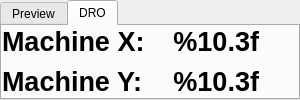
       <widget class="QTabWidget" name="rightTab">
        <property name="minimumSize">
         <size>
          <width>300</width>
          <height>0</height>
         </size>
        </property>
        <property name="currentIndex">
         <number>1</number>
        </property>
        <widget class="QWidget" name="tab">
         <attribute name="title">
          <string>Preview</string>
         </attribute>
         <layout class="QVBoxLayout" name="verticalLayout_3">
          <property name="leftMargin">
           <number>0</number>
          </property>
          <property name="topMargin">
           <number>0</number>
          </property>
          <property name="rightMargin">
           <number>0</number>
          </property>
          <property name="bottomMargin">
           <number>0</number>
          </property>
          <item>
           <widget class="GCodeGraphics" name="gcodegraphics">
            <property name="background_color" stdset="0">
             <color>
              <red>0</red>
              <green>0</green>
              <blue>0</blue>
             </color>
            </property>
           </widget>
          </item>
         </layout>
        </widget>
        <widget class="QWidget" name="tab_2">
         <attribute name="title">
          <string>DRO</string>
         </attribute>
         <widget class="QWidget" name="horizontalLayoutWidget_7">
          <property name="geometry">
           <rect>
            <x>0</x>
            <y>-10</y>
            <width>257</width>
            <height>51</height>
           </rect>
          </property>
          <layout class="QHBoxLayout" name="horizontalLayout_8">
           <item>
            <widget class="QLabel" name="machine_label_j0">
             <property name="text">
              <string>&lt;html&gt;&lt;head/&gt;&lt;body&gt;&lt;p&gt;&lt;span style=&quot; font-size:20pt; font-weight:600;&quot;&gt;Machine X:&lt;/span&gt;&lt;/p&gt;&lt;/body&gt;&lt;/html&gt;</string>
             </property>
            </widget>
           </item>
           <item>
            <widget class="DROLabel" name="dro_label">
             <property name="text">
              <string>&lt;html&gt;&lt;head/&gt;&lt;body&gt;&lt;p&gt;&lt;span style=&quot; font-size:20pt; font-weight:600;&quot;&gt;%10.3f&lt;/span&gt;&lt;/p&gt;&lt;/body&gt;&lt;/html&gt;</string>
             </property>
             <property name="alignment">
              <set>Qt::AlignRight|Qt::AlignTrailing|Qt::AlignVCenter</set>
             </property>
             <property name="metric_template" stdset="0">
              <string>&lt;html&gt;&lt;head/&gt;&lt;body&gt;&lt;p&gt;&lt;span style=&quot; font-size:20pt; font-weight:600;&quot;&gt;%10.3f&lt;/span&gt;&lt;/p&gt;&lt;/body&gt;&lt;/html&gt;</string>
             </property>
             <property name="imperial_template" stdset="0">
              <string>&lt;html&gt;&lt;head/&gt;&lt;body&gt;&lt;p&gt;&lt;span style=&quot; font-size:20pt; font-weight:600;&quot;&gt;%9.4f&lt;/span&gt;&lt;/p&gt;&lt;/body&gt;&lt;/html&gt;</string>
             </property>
            </widget>
           </item>
          </layout>
         </widget>
         <widget class="QWidget" name="horizontalLayoutWidget_8">
          <property name="geometry">
           <rect>
            <x>0</x>
            <y>30</y>
            <width>257</width>
            <height>51</height>
           </rect>
          </property>
          <layout class="QHBoxLayout" name="horizontalLayout_9">
           <item>
            <widget class="QLabel" name="machine_label_j1">
             <property name="text">
              <string>&lt;html&gt;&lt;head/&gt;&lt;body&gt;&lt;p&gt;&lt;span style=&quot; font-size:20pt; font-weight:600;&quot;&gt;Machine Y:&lt;/span&gt;&lt;/p&gt;&lt;/body&gt;&lt;/html&gt;</string>
             </property>
            </widget>
           </item>
           <item>
            <widget class="DROLabel" name="dro_label_4">
             <property name="text">
              <string>&lt;html&gt;&lt;head/&gt;&lt;body&gt;&lt;p&gt;&lt;span style=&quot; font-size:20pt; font-weight:600;&quot;&gt;%10.3f&lt;/span&gt;&lt;/p&gt;&lt;/body&gt;&lt;/html&gt;</string>
             </property>
             <property name="alignment">
              <set>Qt::AlignRight|Qt::AlignTrailing|Qt::AlignVCenter</set>
             </property>
             <property name="Qjoint_number" stdset="0">
              <number>1</number>
             </property>
             <property name="metric_template" stdset="0">
              <string>&lt;html&gt;&lt;head/&gt;&lt;body&gt;&lt;p&gt;&lt;span style=&quot; font-size:20pt; font-weight:600;&quot;&gt;%10.3f&lt;/span&gt;&lt;/p&gt;&lt;/body&gt;&lt;/html&gt;</string>
             </property>
             <property name="imperial_template" stdset="0">
              <string>&lt;html&gt;&lt;head/&gt;&lt;body&gt;&lt;p&gt;&lt;span style=&quot; font-size:20pt; font-weight:600;&quot;&gt;%9.4f&lt;/span&gt;&lt;/p&gt;&lt;/body&gt;&lt;/html&gt;</string>
             </property>
            </widget>
           </item>
          </layout>
         </widget>
         <widget class="QWidget" name="horizontalLayoutWidget_9">
          <property name="geometry">
           <rect>
            <x>0</x>
            <y>70</y>
            <width>257</width>
            <height>51</height>
           </rect>
          </property>
          <layout class="QHBoxLayout" name="horizontalLayout_10">
           <item>
            <widget class="QLabel" name="machine_label_j2">
             <property name="text">
              <string>&lt;html&gt;&lt;head/&gt;&lt;body&gt;&lt;p&gt;&lt;span style=&quot; font-size:20pt; font-weight:600;&quot;&gt;Machine Z:&lt;/span&gt;&lt;/p&gt;&lt;/body&gt;&lt;/html&gt;</string>
             </property>
            </widget>
           </item>
           <item>
            <widget class="DROLabel" name="dro_label_5">
             <property name="text">
              <string>&lt;html&gt;&lt;head/&gt;&lt;body&gt;&lt;p&gt;&lt;span style=&quot; font-size:20pt; font-weight:600;&quot;&gt;%10.3f&lt;/span&gt;&lt;/p&gt;&lt;/body&gt;&lt;/html&gt;</string>
             </property>
             <property name="alignment">
              <set>Qt::AlignRight|Qt::AlignTrailing|Qt::AlignVCenter</set>
             </property>
             <property name="Qjoint_number" stdset="0">
              <number>2</number>
             </property>
             <property name="metric_template" stdset="0">
              <string>&lt;html&gt;&lt;head/&gt;&lt;body&gt;&lt;p&gt;&lt;span style=&quot; font-size:20pt; font-weight:600;&quot;&gt;%10.3f&lt;/span&gt;&lt;/p&gt;&lt;/body&gt;&lt;/html&gt;</string>
             </property>
             <property name="imperial_template" stdset="0">
              <string>&lt;html&gt;&lt;head/&gt;&lt;body&gt;&lt;p&gt;&lt;span style=&quot; font-size:20pt; font-weight:600;&quot;&gt;%9.4f&lt;/span&gt;&lt;/p&gt;&lt;/body&gt;&lt;/html&gt;</string>
             </property>
            </widget>
           </item>
          </layout>
         </widget>
         <widget class="QWidget" name="horizontalLayoutWidget_13">
          <property name="geometry">
           <rect>
            <x>0</x>
            <y>120</y>
            <width>257</width>
            <height>51</height>
           </rect>
          </property>
          <layout class="QHBoxLayout" name="horizontalLayout_14">
           <item>
            <widget class="StatusLabel" name="statuslabel_10">
             <property name="text">
              <string>&lt;html&gt;&lt;head/&gt;&lt;body&gt;&lt;p&gt;&lt;span style=&quot; font-size:20pt; font-weight:600;&quot;&gt;G100.0 X:&lt;/span&gt;&lt;/p&gt;&lt;/body&gt;&lt;/html&gt;</string>
             </property>
             <property name="textTemplate" stdset="0">
              <string>&lt;html&gt;&lt;head/&gt;&lt;body&gt;&lt;p&gt;&lt;span style=&quot; font-size:20pt; font-weight:600;&quot;&gt;G%s X:&lt;/span&gt;&lt;/p&gt;&lt;/body&gt;&lt;/html&gt;</string>
             </property>
             <property name="user_system_status" stdset="0">
              <bool>true</bool>
             </property>
            </widget>
           </item>
           <item>
            <widget class="DROLabel" name="dro_label_7">
             <property name="text">
              <string>&lt;html&gt;&lt;head/&gt;&lt;body&gt;&lt;p&gt;&lt;span style=&quot; font-size:20pt; font-weight:600;&quot;&gt;%10.3f&lt;/span&gt;&lt;/p&gt;&lt;/body&gt;&lt;/html&gt;</string>
             </property>
             <property name="alignment">
              <set>Qt::AlignRight|Qt::AlignTrailing|Qt::AlignVCenter</set>
             </property>
             <property name="Qreference_type" stdset="0">
              <number>1</number>
             </property>
             <property name="metric_template" stdset="0">
              <string>&lt;html&gt;&lt;head/&gt;&lt;body&gt;&lt;p&gt;&lt;span style=&quot; font-size:20pt; font-weight:600;&quot;&gt;%10.3f&lt;/span&gt;&lt;/p&gt;&lt;/body&gt;&lt;/html&gt;</string>
             </property>
             <property name="imperial_template" stdset="0">
              <string>&lt;html&gt;&lt;head/&gt;&lt;body&gt;&lt;p&gt;&lt;span style=&quot; font-size:20pt; font-weight:600;&quot;&gt;%9.4f&lt;/span&gt;&lt;/p&gt;&lt;/body&gt;&lt;/html&gt;</string>
             </property>
            </widget>
           </item>
          </layout>
         </widget>
         <widget class="QWidget" name="horizontalLayoutWidget_14">
          <property name="geometry">
           <rect>
            <x>0</x>
            <y>160</y>
            <width>257</width>
            <height>51</height>
           </rect>
          </property>
          <layout class="QHBoxLayout" name="horizontalLayout_18">
           <item>
            <widget class="StatusLabel" name="statuslabel_14">
             <property name="text">
              <string>&lt;html&gt;&lt;head/&gt;&lt;body&gt;&lt;p&gt;&lt;span style=&quot; font-size:20pt; font-weight:600;&quot;&gt;G100.0 Y:&lt;/span&gt;&lt;/p&gt;&lt;/body&gt;&lt;/html&gt;</string>
             </property>
             <property name="textTemplate" stdset="0">
              <string>&lt;html&gt;&lt;head/&gt;&lt;body&gt;&lt;p&gt;&lt;span style=&quot; font-size:20pt; font-weight:600;&quot;&gt;G%s Y:&lt;/span&gt;&lt;/p&gt;&lt;/body&gt;&lt;/html&gt;</string>
             </property>
             <property name="user_system_status" stdset="0">
              <bool>true</bool>
             </property>
            </widget>
           </item>
           <item>
            <widget class="DROLabel" name="dro_label_11">
             <property name="text">
              <string>&lt;html&gt;&lt;head/&gt;&lt;body&gt;&lt;p&gt;&lt;span style=&quot; font-size:20pt; font-weight:600;&quot;&gt;%10.3f&lt;/span&gt;&lt;/p&gt;&lt;/body&gt;&lt;/html&gt;</string>
             </property>
             <property name="alignment">
              <set>Qt::AlignRight|Qt::AlignTrailing|Qt::AlignVCenter</set>
             </property>
             <property name="Qjoint_number" stdset="0">
              <number>1</number>
             </property>
             <property name="Qreference_type" stdset="0">
              <number>1</number>
             </property>
             <property name="metric_template" stdset="0">
              <string>&lt;html&gt;&lt;head/&gt;&lt;body&gt;&lt;p&gt;&lt;span style=&quot; font-size:20pt; font-weight:600;&quot;&gt;%10.3f&lt;/span&gt;&lt;/p&gt;&lt;/body&gt;&lt;/html&gt;</string>
             </property>
             <property name="imperial_template" stdset="0">
              <string>&lt;html&gt;&lt;head/&gt;&lt;body&gt;&lt;p&gt;&lt;span style=&quot; font-size:20pt; font-weight:600;&quot;&gt;%9.4f&lt;/span&gt;&lt;/p&gt;&lt;/body&gt;&lt;/html&gt;</string>
             </property>
            </widget>
           </item>
          </layout>
         </widget>
         <widget class="QWidget" name="horizontalLayoutWidget_15">
          <property name="geometry">
           <rect>
            <x>0</x>
            <y>200</y>
            <width>257</width>
            <height>51</height>
           </rect>
          </property>
          <layout class="QHBoxLayout" name="horizontalLayout_19">
           <item>
            <widget class="StatusLabel" name="statuslabel_15">
             <property name="text">
              <string>&lt;html&gt;&lt;head/&gt;&lt;body&gt;&lt;p&gt;&lt;span style=&quot; font-size:20pt; font-weight:600;&quot;&gt;G100.0 Z:&lt;/span&gt;&lt;/p&gt;&lt;/body&gt;&lt;/html&gt;</string>
             </property>
             <property name="textTemplate" stdset="0">
              <string>&lt;html&gt;&lt;head/&gt;&lt;body&gt;&lt;p&gt;&lt;span style=&quot; font-size:20pt; font-weight:600;&quot;&gt;G%s Z:&lt;/span&gt;&lt;/p&gt;&lt;/body&gt;&lt;/html&gt;</string>
             </property>
             <property name="user_system_status" stdset="0">
              <bool>true</bool>
             </property>
            </widget>
           </item>
           <item>
            <widget class="DROLabel" name="dro_label_12">
             <property name="text">
              <string>&lt;html&gt;&lt;head/&gt;&lt;body&gt;&lt;p&gt;&lt;span style=&quot; font-size:20pt; font-weight:600;&quot;&gt;%10.3f&lt;/span&gt;&lt;/p&gt;&lt;/body&gt;&lt;/html&gt;</string>
             </property>
             <property name="alignment">
              <set>Qt::AlignRight|Qt::AlignTrailing|Qt::AlignVCenter</set>
             </property>
             <property name="Qjoint_number" stdset="0">
              <number>2</number>
             </property>
             <property name="Qreference_type" stdset="0">
              <number>1</number>
             </property>
             <property name="metric_template" stdset="0">
              <string>&lt;html&gt;&lt;head/&gt;&lt;body&gt;&lt;p&gt;&lt;span style=&quot; font-size:20pt; font-weight:600;&quot;&gt;%10.3f&lt;/span&gt;&lt;/p&gt;&lt;/body&gt;&lt;/html&gt;</string>
             </property>
             <property name="imperial_template" stdset="0">
              <string>&lt;html&gt;&lt;head/&gt;&lt;body&gt;&lt;p&gt;&lt;span style=&quot; font-size:20pt; font-weight:600;&quot;&gt;%9.4f&lt;/span&gt;&lt;/p&gt;&lt;/body&gt;&lt;/html&gt;</string>
             </property>
            </widget>
           </item>
          </layout>
         </widget>
         <widget class="StatusLabel" name="statuslabel_8">
          <property name="geometry">
           <rect>
            <x>80</x>
            <y>350</y>
            <width>7</width>
            <height>16</height>
           </rect>
          </property>
         </widget>
         <widget class="QWidget" name="horizontalLayoutWidget_16">
          <property name="geometry">
           <rect>
            <x>0</x>
            <y>240</y>
            <width>257</width>
            <height>51</height>
           </rect>
          </property>
          <layout class="QHBoxLayout" name="horizontalLayout_20">
           <item>
            <widget class="StatusLabel" name="statuslabel_16">
             <property name="text">
              <string>&lt;html&gt;&lt;head/&gt;&lt;body&gt;&lt;p&gt;&lt;span style=&quot; font-size:20pt; font-weight:600;&quot;&gt;G100.0 R:&lt;/span&gt;&lt;/p&gt;&lt;/body&gt;&lt;/html&gt;</string>
             </property>
             <property name="textTemplate" stdset="0">
              <string>&lt;html&gt;&lt;head/&gt;&lt;body&gt;&lt;p&gt;&lt;span style=&quot; font-size:20pt; font-weight:600;&quot;&gt;G%s R:&lt;/span&gt;&lt;/p&gt;&lt;/body&gt;&lt;/html&gt;</string>
             </property>
             <property name="user_system_status" stdset="0">
              <bool>true</bool>
             </property>
            </widget>
           </item>
           <item>
            <widget class="DROLabel" name="dro_label_13">
             <property name="text">
              <string>&lt;html&gt;&lt;head/&gt;&lt;body&gt;&lt;p&gt;&lt;span style=&quot; font-size:20pt; font-weight:600;&quot;&gt;%10.3f&lt;/span&gt;&lt;/p&gt;&lt;/body&gt;&lt;/html&gt;</string>
             </property>
             <property name="alignment">
              <set>Qt::AlignRight|Qt::AlignTrailing|Qt::AlignVCenter</set>
             </property>
             <property name="Qjoint_number" stdset="0">
              <number>10</number>
             </property>
             <property name="Qreference_type" stdset="0">
              <number>0</number>
             </property>
             <property name="metric_template" stdset="0">
              <string>&lt;html&gt;&lt;head/&gt;&lt;body&gt;&lt;p&gt;&lt;span style=&quot; font-size:20pt; font-weight:600;&quot;&gt;%10.3f&lt;/span&gt;&lt;/p&gt;&lt;/body&gt;&lt;/html&gt;</string>
             </property>
             <property name="imperial_template" stdset="0">
              <string>&lt;html&gt;&lt;head/&gt;&lt;body&gt;&lt;p&gt;&lt;span style=&quot; font-size:20pt; font-weight:600;&quot;&gt;%9.4f&lt;/span&gt;&lt;/p&gt;&lt;/body&gt;&lt;/html&gt;</string>
             </property>
             <property name="angular_template" stdset="0">
              <string>&lt;html&gt;&lt;head/&gt;&lt;body&gt;&lt;p&gt;&lt;span style=&quot; font-size:20pt; font-weight:600;&quot;&gt;%4.2f&lt;/span&gt;&lt;/p&gt;&lt;/body&gt;&lt;/html&gt;</string>
             </property>
            </widget>
           </item>
          </layout>
         </widget>
         <widget class="StatusLabel" name="statuslabel_17">
          <property name="geometry">
           <rect>
            <x>290</x>
            <y>130</y>
            <width>191</width>
            <height>49</height>
           </rect>
          </property>
          <property name="text">
           <string>&lt;html&gt;&lt;head/&gt;&lt;body&gt;&lt;p&gt;&lt;span style=&quot; font-size:20pt; font-weight:600;&quot;&gt;TLO X:   200.000&lt;/span&gt;&lt;/p&gt;&lt;/body&gt;&lt;/html&gt;</string>
          </property>
          <property name="textTemplate" stdset="0">
           <string>&lt;html&gt;&lt;head/&gt;&lt;body&gt;&lt;p&gt;&lt;span style=&quot; font-size:20pt; font-weight:600;&quot;&gt;TLO X:%10.3f&lt;/span&gt;&lt;/p&gt;&lt;/body&gt;&lt;/html&gt;</string>
          </property>
          <property name="alt_textTemplate" stdset="0">
           <string>&lt;html&gt;&lt;head/&gt;&lt;body&gt;&lt;p&gt;&lt;span style=&quot; font-size:20pt; font-weight:600;&quot;&gt;TLO Y:%10.3f&lt;/span&gt;&lt;/p&gt;&lt;/body&gt;&lt;/html&gt;</string>
          </property>
          <property name="user_system_status" stdset="0">
           <bool>false</bool>
          </property>
          <property name="tool_offset_status" stdset="0">
           <bool>true</bool>
          </property>
         </widget>
         <widget class="StatusLabel" name="statuslabel_18">
          <property name="geometry">
           <rect>
            <x>290</x>
            <y>170</y>
            <width>191</width>
            <height>49</height>
           </rect>
          </property>
          <property name="text">
           <string>&lt;html&gt;&lt;head/&gt;&lt;body&gt;&lt;p&gt;&lt;span style=&quot; font-size:20pt; font-weight:600;&quot;&gt;TLO Y:   200.000&lt;/span&gt;&lt;/p&gt;&lt;/body&gt;&lt;/html&gt;</string>
          </property>
          <property name="textTemplate" stdset="0">
           <string>&lt;html&gt;&lt;head/&gt;&lt;body&gt;&lt;p&gt;&lt;span style=&quot; font-size:20pt; font-weight:600;&quot;&gt;TLO Y:%10.3f&lt;/span&gt;&lt;/p&gt;&lt;/body&gt;&lt;/html&gt;</string>
          </property>
          <property name="alt_textTemplate" stdset="0">
           <string>&lt;html&gt;&lt;head/&gt;&lt;body&gt;&lt;p&gt;&lt;span style=&quot; font-size:20pt; font-weight:600;&quot;&gt;TLO Y:%10.3f&lt;/span&gt;&lt;/p&gt;&lt;/body&gt;&lt;/html&gt;</string>
          </property>
          <property name="index_number" stdset="0">
           <number>1</number>
          </property>
          <property name="user_system_status" stdset="0">
           <bool>false</bool>
          </property>
          <property name="tool_offset_status" stdset="0">
           <bool>true</bool>
          </property>
         </widget>
         <widget class="StatusLabel" name="statuslabel_19">
          <property name="geometry">
           <rect>
            <x>290</x>
            <y>210</y>
            <width>191</width>
            <height>49</height>
           </rect>
          </property>
          <property name="text">
           <string>&lt;html&gt;&lt;head/&gt;&lt;body&gt;&lt;p&gt;&lt;span style=&quot; font-size:20pt; font-weight:600;&quot;&gt;TLO Z:   200.000&lt;/span&gt;&lt;/p&gt;&lt;/body&gt;&lt;/html&gt;</string>
          </property>
          <property name="textTemplate" stdset="0">
           <string>&lt;html&gt;&lt;head/&gt;&lt;body&gt;&lt;p&gt;&lt;span style=&quot; font-size:20pt; font-weight:600;&quot;&gt;TLO Z:%10.3f&lt;/span&gt;&lt;/p&gt;&lt;/body&gt;&lt;/html&gt;</string>
          </property>
          <property name="alt_textTemplate" stdset="0">
           <string>&lt;html&gt;&lt;head/&gt;&lt;body&gt;&lt;p&gt;&lt;span style=&quot; font-size:20pt; font-weight:600;&quot;&gt;TLO Z:%10.3f&lt;/span&gt;&lt;/p&gt;&lt;/body&gt;&lt;/html&gt;</string>
          </property>
          <property name="index_number" stdset="0">
           <number>2</number>
          </property>
          <property name="user_system_status" stdset="0">
           <bool>false</bool>
          </property>
          <property name="tool_offset_status" stdset="0">
           <bool>true</bool>
          </property>
         </widget>
        </widget>
       </widget>
